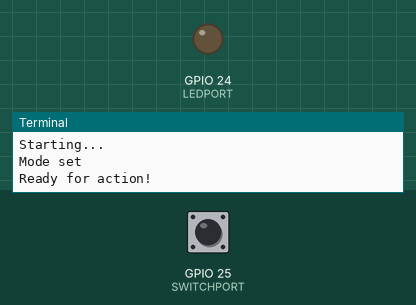
Bench run of a program on a simulated Raspberry Pi (BCM pin numbers). Shown: output pins drawn as LEDs (lit = HIGH), the last lines printed to the terminal. The test bench sets the inputs (shaded band); at power-on: GPIO 25 (SWITCHPORT) HIGH.

Above: at 1.2 s.
1.3 s: GPIO 25 (SWITCHPORT) pulled LOW for 0.15 s
At 2.5 s:
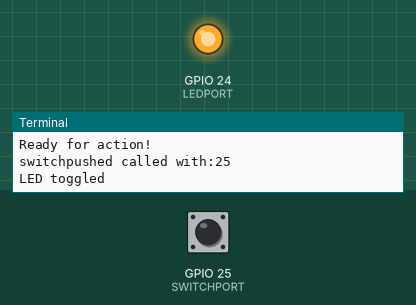
2.9 s: GPIO 25 (SWITCHPORT) pulled LOW for 1 s
At 3.8 s:
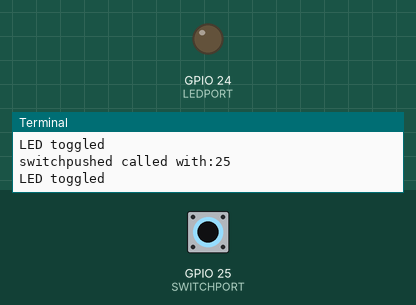
5.4 s: GPIO 25 (SWITCHPORT) pulled LOW for 3.2 s
At 5.7 s:
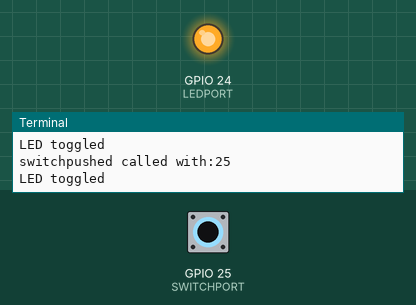
Timing chart, 0 to 8.4 s (numbered marks = the images above; inputs shaded):
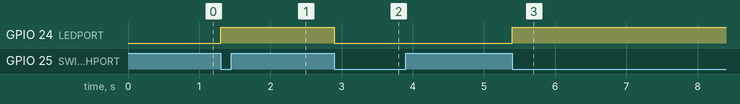

The program:

Swtcher.py
```python
#!/usr/bin/python3

# Read a switch using events and toggle and LED

# Module imports

from time import sleep
import sys

import RPi.GPIO as GPIO

# Fixed parameters

LEDPORT = 24
SWITCHPORT = 25
DEBUG = True		# Set True for messages

# Setup general

if DEBUG: print("Starting...")
GPIO.setmode(GPIO.BCM)
if DEBUG: print("Mode set")

# Setup LED

GPIO.setup(LEDPORT, GPIO.OUT, initial=GPIO.LOW)

# Setup switch

GPIO.setup(SWITCHPORT, GPIO.IN, pull_up_down=GPIO.PUD_UP)	# Input with pullup enabled

# Define the main switch function

def switchpushed(arg):
	if DEBUG: print("switchpushed called with:" + str(arg))
	GPIO.output(LEDPORT, not GPIO.input(LEDPORT))
	if DEBUG: print("LED toggled")

GPIO.add_event_detect(SWITCHPORT, GPIO.FALLING, callback=switchpushed)	# Detect switch pushes

if DEBUG: print("Ready for action!")

try:
	while True:
#		if DEBUG: print("Switch state: " + str(GPIO.input(SWITCHPORT)))
#		GPIO.wait_for_edge(SWITCHPORT, GPIO.FALLING)
#		if DEBUG: print("Edge detect complete")
#		switchpushed()
#		GPIO.wait_for_edge(SWITCHPORT, GPIO.RISING)	# Wait for switch up
#		if DEBUG: print("Switch up")
		sleep(1)
except:
	if DEBUG:
		exc = sys.exc_info()
		print("Exception! " + str(exc))
finally:
	if DEBUG: print("Cleaning up")
	GPIO.cleanup()

if DEBUG: print("All done...")
```

Measured:
- after the input at 1.3 s, GPIO 24 (LEDPORT): LOW → HIGH at once
- after the input at 2.9 s, GPIO 24 (LEDPORT): HIGH → LOW at once
- after the input at 5.4 s, GPIO 24 (LEDPORT): LOW → HIGH at once
